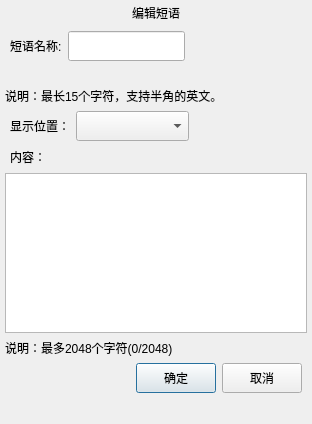
<?xml version="1.0" encoding="UTF-8"?>
<ui version="4.0">
 <class>AddPhrase</class>
 <widget class="QDialog" name="AddPhrase">
  <property name="geometry">
   <rect>
    <x>0</x>
    <y>0</y>
    <width>312</width>
    <height>424</height>
   </rect>
  </property>
  <property name="minimumSize">
   <size>
    <width>0</width>
    <height>0</height>
   </size>
  </property>
  <property name="maximumSize">
   <size>
    <width>16653</width>
    <height>16653</height>
   </size>
  </property>
  <property name="windowTitle">
   <string>新建短语库</string>
  </property>
  <layout class="QVBoxLayout" name="verticalLayout_3">
   <property name="leftMargin">
    <number>0</number>
   </property>
   <property name="topMargin">
    <number>0</number>
   </property>
   <property name="rightMargin">
    <number>0</number>
   </property>
   <item>
    <layout class="QVBoxLayout" name="verticalLayout_2" stretch="1,15">
     <item>
      <widget class="QWidget" name="widget" native="true">
       <property name="styleSheet">
        <string notr="true"/>
       </property>
       <layout class="QHBoxLayout" name="horizontalLayout_2">
        <property name="leftMargin">
         <number>0</number>
        </property>
        <property name="topMargin">
         <number>0</number>
        </property>
        <property name="rightMargin">
         <number>0</number>
        </property>
        <property name="bottomMargin">
         <number>0</number>
        </property>
        <item>
         <layout class="QHBoxLayout" name="horizontalLayout">
          <item>
           <spacer name="horizontalSpacer_6">
            <property name="orientation">
             <enum>Qt::Horizontal</enum>
            </property>
            <property name="sizeHint" stdset="0">
             <size>
              <width>40</width>
              <height>20</height>
             </size>
            </property>
           </spacer>
          </item>
          <item>
           <widget class="QLabel" name="add_title_label">
            <property name="sizePolicy">
             <sizepolicy hsizetype="Preferred" vsizetype="Expanding">
              <horstretch>0</horstretch>
              <verstretch>0</verstretch>
             </sizepolicy>
            </property>
            <property name="text">
             <string>编辑短语</string>
            </property>
           </widget>
          </item>
          <item>
           <spacer name="horizontalSpacer">
            <property name="orientation">
             <enum>Qt::Horizontal</enum>
            </property>
            <property name="sizeHint" stdset="0">
             <size>
              <width>40</width>
              <height>20</height>
             </size>
            </property>
           </spacer>
          </item>
         </layout>
        </item>
       </layout>
      </widget>
     </item>
     <item>
      <layout class="QVBoxLayout" name="verticalLayout" stretch="0,0,0,0,0,0,0,0,0">
       <property name="leftMargin">
        <number>5</number>
       </property>
       <property name="rightMargin">
        <number>5</number>
       </property>
       <item>
        <layout class="QHBoxLayout" name="horizontalLayout_6">
         <property name="leftMargin">
          <number>5</number>
         </property>
         <property name="rightMargin">
          <number>5</number>
         </property>
         <item>
          <widget class="QLabel" name="label_tip">
           <property name="sizePolicy">
            <sizepolicy hsizetype="Preferred" vsizetype="Expanding">
             <horstretch>0</horstretch>
             <verstretch>0</verstretch>
            </sizepolicy>
           </property>
           <property name="text">
            <string>短语名称:</string>
           </property>
          </widget>
         </item>
         <item>
          <widget class="QLineEdit" name="line_edit_phrase_name">
           <property name="sizePolicy">
            <sizepolicy hsizetype="Expanding" vsizetype="Expanding">
             <horstretch>0</horstretch>
             <verstretch>0</verstretch>
            </sizepolicy>
           </property>
           <property name="minimumSize">
            <size>
             <width>0</width>
             <height>30</height>
            </size>
           </property>
           <property name="maximumSize">
            <size>
             <width>16777215</width>
             <height>60</height>
            </size>
           </property>
          </widget>
         </item>
         <item>
          <spacer name="horizontalSpacer_5">
           <property name="orientation">
            <enum>Qt::Horizontal</enum>
           </property>
           <property name="sizeHint" stdset="0">
            <size>
             <width>40</width>
             <height>20</height>
            </size>
           </property>
          </spacer>
         </item>
        </layout>
       </item>
       <item>
        <widget class="QLabel" name="line_label_1">
         <property name="text">
          <string/>
         </property>
        </widget>
       </item>
       <item>
        <widget class="QLabel" name="phrase_name_tip_label">
         <property name="text">
          <string>说明：最长15个字符，支持半角的英文。</string>
         </property>
        </widget>
       </item>
       <item>
        <layout class="QHBoxLayout" name="horizontalLayout_3">
         <property name="leftMargin">
          <number>5</number>
         </property>
         <property name="rightMargin">
          <number>5</number>
         </property>
         <item>
          <widget class="QLabel" name="display_position_label">
           <property name="sizePolicy">
            <sizepolicy hsizetype="Preferred" vsizetype="Expanding">
             <horstretch>0</horstretch>
             <verstretch>0</verstretch>
            </sizepolicy>
           </property>
           <property name="text">
            <string>显示位置：</string>
           </property>
          </widget>
         </item>
         <item>
          <widget class="QComboBox" name="display_position_comboBox">
           <property name="sizePolicy">
            <sizepolicy hsizetype="Expanding" vsizetype="Expanding">
             <horstretch>0</horstretch>
             <verstretch>0</verstretch>
            </sizepolicy>
           </property>
           <property name="minimumSize">
            <size>
             <width>0</width>
             <height>30</height>
            </size>
           </property>
           <property name="maximumSize">
            <size>
             <width>16777215</width>
             <height>50</height>
            </size>
           </property>
          </widget>
         </item>
         <item>
          <spacer name="horizontalSpacer_2">
           <property name="orientation">
            <enum>Qt::Horizontal</enum>
           </property>
           <property name="sizeHint" stdset="0">
            <size>
             <width>40</width>
             <height>20</height>
            </size>
           </property>
          </spacer>
         </item>
        </layout>
       </item>
       <item>
        <layout class="QHBoxLayout" name="horizontalLayout_4">
         <property name="leftMargin">
          <number>5</number>
         </property>
         <property name="rightMargin">
          <number>5</number>
         </property>
         <item>
          <widget class="QLabel" name="content_label">
           <property name="sizePolicy">
            <sizepolicy hsizetype="Preferred" vsizetype="Expanding">
             <horstretch>0</horstretch>
             <verstretch>0</verstretch>
            </sizepolicy>
           </property>
           <property name="text">
            <string>内容：</string>
           </property>
          </widget>
         </item>
         <item>
          <spacer name="horizontalSpacer_3">
           <property name="orientation">
            <enum>Qt::Horizontal</enum>
           </property>
           <property name="sizeHint" stdset="0">
            <size>
             <width>40</width>
             <height>20</height>
            </size>
           </property>
          </spacer>
         </item>
        </layout>
       </item>
       <item>
        <widget class="QTextEdit" name="textEdit"/>
       </item>
       <item>
        <widget class="QLabel" name="label_tip_2">
         <property name="sizePolicy">
          <sizepolicy hsizetype="Preferred" vsizetype="Expanding">
           <horstretch>0</horstretch>
           <verstretch>0</verstretch>
          </sizepolicy>
         </property>
         <property name="text">
          <string>说明：最多2048个字符(0/2048)</string>
         </property>
        </widget>
       </item>
       <item>
        <layout class="QHBoxLayout" name="horizontalLayout_5">
         <property name="leftMargin">
          <number>5</number>
         </property>
         <property name="rightMargin">
          <number>5</number>
         </property>
         <item>
          <spacer name="horizontalSpacer_4">
           <property name="orientation">
            <enum>Qt::Horizontal</enum>
           </property>
           <property name="sizeHint" stdset="0">
            <size>
             <width>40</width>
             <height>20</height>
            </size>
           </property>
          </spacer>
         </item>
         <item>
          <widget class="QPushButton" name="push_button_ok">
           <property name="sizePolicy">
            <sizepolicy hsizetype="Minimum" vsizetype="Expanding">
             <horstretch>0</horstretch>
             <verstretch>0</verstretch>
            </sizepolicy>
           </property>
           <property name="minimumSize">
            <size>
             <width>0</width>
             <height>30</height>
            </size>
           </property>
           <property name="maximumSize">
            <size>
             <width>16777215</width>
             <height>50</height>
            </size>
           </property>
           <property name="text">
            <string>确定</string>
           </property>
          </widget>
         </item>
         <item>
          <widget class="QPushButton" name="push_button_cancel">
           <property name="sizePolicy">
            <sizepolicy hsizetype="Minimum" vsizetype="Expanding">
             <horstretch>0</horstretch>
             <verstretch>0</verstretch>
            </sizepolicy>
           </property>
           <property name="minimumSize">
            <size>
             <width>0</width>
             <height>30</height>
            </size>
           </property>
           <property name="maximumSize">
            <size>
             <width>16777215</width>
             <height>50</height>
            </size>
           </property>
           <property name="text">
            <string>取消</string>
           </property>
          </widget>
         </item>
        </layout>
       </item>
       <item>
        <spacer name="verticalSpacer">
         <property name="orientation">
          <enum>Qt::Vertical</enum>
         </property>
         <property name="sizeType">
          <enum>QSizePolicy::Fixed</enum>
         </property>
         <property name="sizeHint" stdset="0">
          <size>
           <width>20</width>
           <height>20</height>
          </size>
         </property>
        </spacer>
       </item>
      </layout>
     </item>
    </layout>
   </item>
  </layout>
 </widget>
 <resources/>
 <connections/>
</ui>
